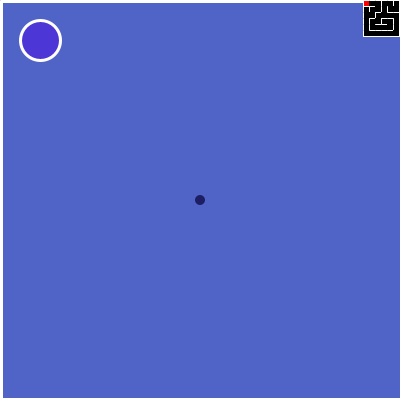
Frame 1 (no input)
Frame 60 (the mouse pressed at the canvas centre just before this capture): identical to frame 1, image omitted
Frame 120 (the mouse held since frame 60 and released just before this capture): identical to frame 1, image omitted

The Processing sketch that drew this single still picture (run headless with seeded random() and noise(); from frame 60 on, the mouse is pressed at the canvas centre):

// Processing sketch: v1
// ── v1.pde
Maze m;
Player p;

void setup() {
  size(400, 400);
  m = new Maze(6, 6);
  p = new Player(m.grid);
  m.mazeify();
  //System.out.println(m.mazeString());
}

void draw() {
  background(80, 100, 200);
  p.update();
  p.draw();
  m.draw();
}

void mousePressed() {
}

void keyPressed() {
  if (key == 'w' || keyCode == UP) { p.dy = -3; /*p.y-=5;*/ }
  if (key == 'd' || keyCode == RIGHT) { p.dx = 3; }
  if (key == 's' || keyCode == DOWN) { p.dy = 3; }
  if (key == 'a' || keyCode == LEFT) { p.dx = -3; }
}

void keyReleased() {
  if (key == 'w' || keyCode == UP) { p.dy = 0; }
  if (key == 'd' || keyCode == RIGHT) { p.dx = 0; }
  if (key == 's' || keyCode == DOWN) { p.dy = 0; }
  if (key == 'a' || keyCode == LEFT) { p.dx = 0; }
}

// ── Maze.pde
import java.util.*;

class Maze {
  Square[][] grid;
  Square current;
  Stack<Square> stack;
  int numVisited;
  
  public Maze(int rows, int cols) {
    grid = new Square[rows][cols];
    for (int r=0; r<rows; r++) {
      for (int c=0; c<cols; c++) {
        Square temp = new Square(r, c, 0);
        grid[r][c] = temp;
      }
    }
    grid[0][0].ROOM_ID = 1;
    current = grid[0][0]; //it dont matter which one
    stack = new Stack<Square>();
    numVisited = 0;
  }
  
  // ~~~~~~~~~~~~~~~~~~~~~~~~~~~~~~~~~~~~~~~~~~~~~~~~~~~~~~~~~~
  void draw() {
    strokeWeight(1);
    for(int r=0; r<grid.length; r++) {
      for (int c=0; c<grid[0].length; c++) {
        grid[r][c].cDraw(p);
      }
    }
  }
  // ~~~~~~~~~~~~~~~~~~~~~~~~~~~~~~~~~~~~~~~~~~~~~~~~~~~~~~~~~~
  
  public String mazeString() {
    String ret = "";
    for (int i=0; i<2*(2*grid[0].length+1); i++) {ret+="#";}
    ret += "\n";
    for (int r=0; r<grid.length; r++) {
      String row = "##";
      String below = "##";
      for (int c=0; c<grid[0].length; c++) {
        row += "  ";
        if (grid[r][c].walls[1] == true) row += "##";
        else row += "  ";
        if (grid[r][c].walls[2] == true) below += "##";
        else below += "  ";
        below += "##";
      }
      row += "\n";
      below += "\n";
      ret += row;
      ret += below;
    }
    return ret;
  }
  
  public void mazeify() {
    while (true) {
      current.isVisited = true;
      Square next = current.pickNeighbor(grid);
      if (next != null) {
        stack.push(current);
        merge(current, next);
        current = next;
      } else if (stack.size() > 0) {
        current = stack.pop();
      } else break;
    }
  }
  
  // assuming off by one
  public void merge(Square curr, Square nex) {
    int xdiff = nex.c - curr.c; //yes. final - init
    int ydiff = nex.r - curr.r;

    if (ydiff == -1) {
      curr.walls[0] = false;
      nex.walls[2] = false;
    } 
    if (xdiff == 1) {
      curr.walls[1] = false;
      nex.walls[3] = false;
    }
    if (ydiff == 1) {
      curr.walls[2] = false;
      nex.walls[0] = false;
    }
    if (xdiff == -1) {
      curr.walls[3] = false;
      nex.walls[1] = false;
    }
  }

}

// ── Monster.pde
class Monster {
  int health;
  int x, y, dx, dy;
  
  void draw() {
  }
}

// to do
/*
dash (scale dx dy)

*/

// ── Player.pde
class Player {
  int health;
  int points;
  int attack;
  int r, c;
  Square pos;
  Square[][] grid;
  int x, y, dx, dy;
  
  
  public Player(Square[][] grid){
    r = 0;
    c = 0;
    this.grid = grid;
    pos = grid[0][0];
    x = y = width/2;
    dx = dy = 0;
  }
  
  boolean moveSq(int kp) {
    if (!pos.walls[kp]) {
      if (kp == 0) r -= 1; pos = grid[r][c];
      if (kp == 1) c += 1; pos = grid[r][c];
      if (kp == 2) r += 1; pos = grid[r][c];
      if (kp == 3) c -= 1; pos = grid[r][c];
      return true;
    } return false;
  }
  
  // ~~~~~~~~~~~~~~~~~~~~~~~~~~~~~~~~~~~~~~~~~~~~~~~~~~~~~~~~~~
  void draw() {
    stroke(255);
    strokeWeight(3);
    if (pos.walls[0]) {line(1, 1, width-1, 1);}
    if (pos.walls[1]) {line(width-1, 1, width-1, height-1);}
    if (pos.walls[2]) {line(width-1, height-1, 1, height-1);}
    if (pos.walls[3]) {line(1, height-1, 1, 1);}
    pos.draw();
    noStroke();
    fill(30, 30, 100);
    ellipse(x, y, 10, 10);
  }
  
  void update() {
    if (y < 5) {
      if (moveSq(0)) { y = height-5; }
      else { dy = 0; y++; }
    }
    if (x > width-5) {
      if (moveSq(1)) { x = 5; }
      else {dx = 0; x--; }
    }
    if (y > height-5) {
      if (moveSq(2)) { y = 5; }
      else {dy = 0; y--;}
    }
    if (x < 5) {
      if (moveSq(3)) { x = width-5; }
      else {dx = 0; x++;}
    }
    x += dx;
    y += dy;
  }
  // ~~~~~~~~~~~~~~~~~~~~~~~~~~~~~~~~~~~~~~~~~~~~~~~~~~~~~~~~~~
  
}

// ── Square.pde
class Square {
  int r, c;
  //Square[] neighbors;
  boolean isVisited;
  boolean[] walls = { true, true, true, true }; //cw from top
  int ROOM_ID;

  public Square(int r, int c, int ID) {
    this.r = r;
    this.c = c;
    isVisited = false;
    ROOM_ID = ID;
  }

  // returns random neighbor of this sq if one exists
  // else returns null
  public Square pickNeighbor(Square[][] grid) {
    ArrayList<Square> neighbors = new ArrayList<Square>();
    if (this.r > 0 && grid[r-1][c].isVisited == false) { neighbors.add(grid[r-1][c]); }
    if (this.c < grid[0].length-1 && grid[r][c+1].isVisited == false) { neighbors.add(grid[r][c+1]); }
    if (this.r < grid.length-1 && grid[r+1][c].isVisited == false) { neighbors.add(grid[r+1][c]); }
    if (this.c > 0 && grid[r][c-1].isVisited == false) { neighbors.add(grid[r][c-1]); }

    if (neighbors.size() == 0) return null;
    else {
      int rand = (int)(Math.random() * neighbors.size());
      return neighbors.get(rand);
    }
  }
  
  // ~~~~~~ CORNER DRAW ~~~~~~~~~~~~~~~~~~~~~~~~~~~~~~~~~~~~~~~
  void cDraw(Player player) {
    int wid = 6;
    int xOffset = width-wid*6-1;
    int yOffset = 0;
    int x = c*wid + xOffset;
    int y = r*wid + yOffset;
    if (player.r == this.r && player.c == this.c) {fill(255, 0, 0);}
    else {fill(0);}
    noStroke();
    rect(x, y, wid, wid);
    stroke(255);
    if (walls[0]) {
      line(x, y, x+wid, y);
    }
    if (walls[1]) {
      line(x+wid, y, x+wid, y+wid);
    }
    if (walls[2]) {
      line(x+wid, y+wid, x, y+wid);
    }
    if (walls[3]) {
      line(x, y+wid, x, y);
    }
  }
  // ~~~~~~~~~~~~~~~~~~~~~~~~~~~~~~~~~~~~~~~~~~~~~~~~~~~~~~~~~~
  
  
  void draw() {
    if (ROOM_ID == 0) {
      fill(123, 45, 67);
      ellipse(20, 20, 20, 20);
    }
    if (ROOM_ID == 1) {
      fill(76, 54, 213);
      ellipse(40, 40, 40, 40);
    }
  }

}
